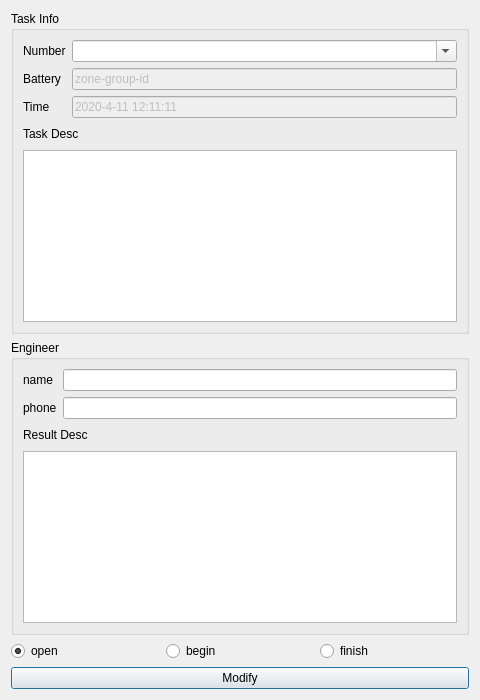
<?xml version="1.0" encoding="UTF-8"?>
<ui version="4.0">
 <class>DialogTaskEditor</class>
 <widget class="QDialog" name="DialogTaskEditor">
  <property name="geometry">
   <rect>
    <x>0</x>
    <y>0</y>
    <width>480</width>
    <height>700</height>
   </rect>
  </property>
  <property name="windowTitle">
   <string>Dialog</string>
  </property>
  <layout class="QVBoxLayout" name="verticalLayout_7">
   <item>
    <widget class="QGroupBox" name="groupBox">
     <property name="title">
      <string>Task Info</string>
     </property>
     <layout class="QVBoxLayout" name="verticalLayout_3">
      <item>
       <layout class="QHBoxLayout" name="horizontalLayout">
        <item>
         <layout class="QVBoxLayout" name="verticalLayout">
          <item>
           <widget class="QLabel" name="label">
            <property name="text">
             <string>Number</string>
            </property>
           </widget>
          </item>
          <item>
           <widget class="QLabel" name="label_2">
            <property name="text">
             <string>Battery</string>
            </property>
           </widget>
          </item>
          <item>
           <widget class="QLabel" name="label_7">
            <property name="text">
             <string>Time</string>
            </property>
           </widget>
          </item>
         </layout>
        </item>
        <item>
         <layout class="QVBoxLayout" name="verticalLayout_2">
          <item>
           <widget class="QComboBox" name="combxTaskNum">
            <property name="editable">
             <bool>true</bool>
            </property>
           </widget>
          </item>
          <item>
           <widget class="QLineEdit" name="lineEditBattery">
            <property name="enabled">
             <bool>false</bool>
            </property>
            <property name="text">
             <string>zone-group-id</string>
            </property>
            <property name="readOnly">
             <bool>true</bool>
            </property>
           </widget>
          </item>
          <item>
           <widget class="QLineEdit" name="lineEditTime">
            <property name="enabled">
             <bool>false</bool>
            </property>
            <property name="text">
             <string>2020-4-11 12:11:11</string>
            </property>
            <property name="readOnly">
             <bool>true</bool>
            </property>
           </widget>
          </item>
         </layout>
        </item>
       </layout>
      </item>
      <item>
       <layout class="QHBoxLayout" name="horizontalLayout_3">
        <item>
         <widget class="QLabel" name="label_3">
          <property name="text">
           <string>Task Desc</string>
          </property>
         </widget>
        </item>
        <item>
         <spacer name="horizontalSpacer_3">
          <property name="orientation">
           <enum>Qt::Horizontal</enum>
          </property>
          <property name="sizeHint" stdset="0">
           <size>
            <width>40</width>
            <height>20</height>
           </size>
          </property>
         </spacer>
        </item>
       </layout>
      </item>
      <item>
       <widget class="QTextEdit" name="textEditTask"/>
      </item>
     </layout>
    </widget>
   </item>
   <item>
    <widget class="QGroupBox" name="groupBox_2">
     <property name="title">
      <string>Engineer</string>
     </property>
     <layout class="QVBoxLayout" name="verticalLayout_6">
      <item>
       <layout class="QHBoxLayout" name="horizontalLayout_4">
        <item>
         <layout class="QVBoxLayout" name="verticalLayout_4">
          <item>
           <widget class="QLabel" name="label_4">
            <property name="text">
             <string>name</string>
            </property>
           </widget>
          </item>
          <item>
           <widget class="QLabel" name="label_5">
            <property name="text">
             <string>phone</string>
            </property>
           </widget>
          </item>
         </layout>
        </item>
        <item>
         <layout class="QVBoxLayout" name="verticalLayout_5">
          <item>
           <widget class="QLineEdit" name="lineEditName"/>
          </item>
          <item>
           <widget class="QLineEdit" name="lineEditPhone"/>
          </item>
         </layout>
        </item>
       </layout>
      </item>
      <item>
       <layout class="QHBoxLayout" name="horizontalLayout_5">
        <item>
         <widget class="QLabel" name="label_6">
          <property name="text">
           <string>Result Desc</string>
          </property>
         </widget>
        </item>
        <item>
         <spacer name="horizontalSpacer_4">
          <property name="orientation">
           <enum>Qt::Horizontal</enum>
          </property>
          <property name="sizeHint" stdset="0">
           <size>
            <width>40</width>
            <height>20</height>
           </size>
          </property>
         </spacer>
        </item>
       </layout>
      </item>
      <item>
       <widget class="QTextEdit" name="textEditResult"/>
      </item>
     </layout>
    </widget>
   </item>
   <item>
    <layout class="QHBoxLayout" name="horizontalLayout_2">
     <item>
      <widget class="QRadioButton" name="radioBtnOpen">
       <property name="text">
        <string>open</string>
       </property>
       <property name="checked">
        <bool>true</bool>
       </property>
      </widget>
     </item>
     <item>
      <widget class="QRadioButton" name="radioBtnBegin">
       <property name="text">
        <string>begin</string>
       </property>
      </widget>
     </item>
     <item>
      <widget class="QRadioButton" name="radioBtnFinish">
       <property name="text">
        <string>finish</string>
       </property>
      </widget>
     </item>
    </layout>
   </item>
   <item>
    <widget class="QPushButton" name="btnTaskModify">
     <property name="text">
      <string>Modify</string>
     </property>
    </widget>
   </item>
  </layout>
 </widget>
 <resources/>
 <connections/>
</ui>
